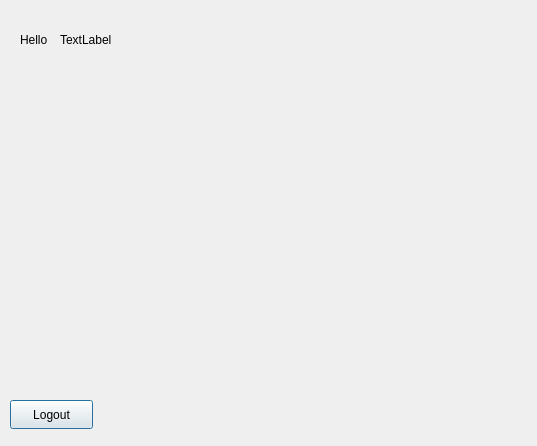
<?xml version="1.0" encoding="UTF-8"?>
<ui version="4.0">
 <class>WelcomeWindow</class>
 <widget class="QDialog" name="WelcomeWindow">
  <property name="geometry">
   <rect>
    <x>0</x>
    <y>0</y>
    <width>537</width>
    <height>446</height>
   </rect>
  </property>
  <property name="windowTitle">
   <string>Dialog</string>
  </property>
  <widget class="QLabel" name="HelloLabel">
   <property name="geometry">
    <rect>
     <x>20</x>
     <y>30</y>
     <width>41</width>
     <height>20</height>
    </rect>
   </property>
   <property name="text">
    <string>Hello</string>
   </property>
  </widget>
  <widget class="QLabel" name="WelcomeLabel">
   <property name="geometry">
    <rect>
     <x>60</x>
     <y>30</y>
     <width>63</width>
     <height>20</height>
    </rect>
   </property>
   <property name="text">
    <string>TextLabel</string>
   </property>
  </widget>
  <widget class="QLabel" name="theaterimage">
   <property name="geometry">
    <rect>
     <x>20</x>
     <y>60</y>
     <width>611</width>
     <height>321</height>
    </rect>
   </property>
   <property name="text">
    <string/>
   </property>
  </widget>
  <widget class="QPushButton" name="pushButton">
   <property name="geometry">
    <rect>
     <x>10</x>
     <y>400</y>
     <width>83</width>
     <height>29</height>
    </rect>
   </property>
   <property name="text">
    <string>Logout</string>
   </property>
  </widget>
 </widget>
 <resources/>
 <connections/>
</ui>
